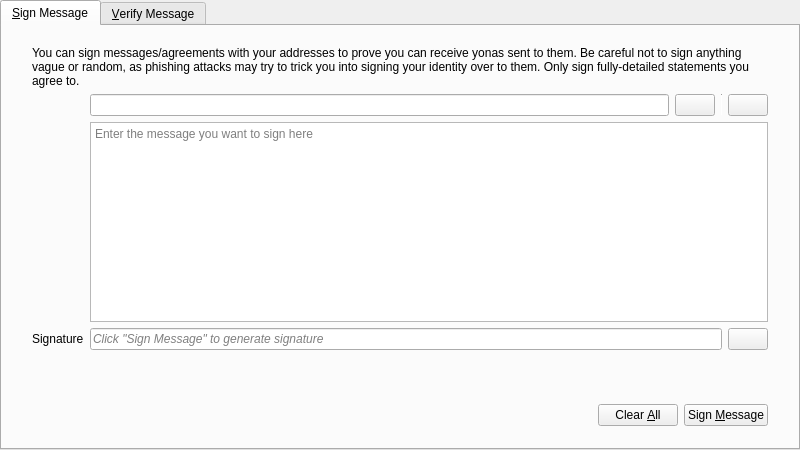
<?xml version="1.0" encoding="UTF-8"?>
<ui version="4.0">
 <class>SignVerifyMessageDialog</class>
 <widget class="QDialog" name="SignVerifyMessageDialog">
  <property name="geometry">
   <rect>
    <x>0</x>
    <y>0</y>
    <width>800</width>
    <height>450</height>
   </rect>
  </property>
  <property name="windowTitle">
   <string>Signatures - Sign / Verify a Message</string>
  </property>
  <property name="modal">
   <bool>true</bool>
  </property>
  <layout class="QVBoxLayout" name="verticalLayout">
   <property name="leftMargin">
    <number>0</number>
   </property>
   <property name="topMargin">
    <number>0</number>
   </property>
   <property name="rightMargin">
    <number>0</number>
   </property>
   <property name="bottomMargin">
    <number>0</number>
   </property>
   <item>
    <widget class="QTabWidget" name="tabWidget">
     <property name="currentIndex">
      <number>0</number>
     </property>
     <widget class="QWidget" name="tabSignMessage">
      <attribute name="title">
       <string>&amp;Sign Message</string>
      </attribute>
      <layout class="QVBoxLayout" name="verticalLayout_SM">
       <property name="leftMargin">
        <number>0</number>
       </property>
       <property name="topMargin">
        <number>0</number>
       </property>
       <property name="rightMargin">
        <number>0</number>
       </property>
       <property name="bottomMargin">
        <number>0</number>
       </property>
       <item>
        <layout class="QVBoxLayout" name="verticalLayout_3">
         <property name="leftMargin">
          <number>30</number>
         </property>
         <property name="topMargin">
          <number>20</number>
         </property>
         <property name="rightMargin">
          <number>30</number>
         </property>
         <property name="bottomMargin">
          <number>20</number>
         </property>
         <item>
          <layout class="QGridLayout" name="gridLayout">
           <item row="1" column="1">
            <layout class="QHBoxLayout" name="horizontalLayout_1_SM">
             <property name="spacing">
              <number>6</number>
             </property>
             <item>
              <widget class="QValidatedLineEdit" name="addressIn_SM">
               <property name="toolTip">
                <string>The Yona address to sign the message with</string>
               </property>
              </widget>
             </item>
             <item>
              <widget class="YonaPushButton" name="addressBookButton_SM">
               <property name="toolTip">
                <string>Choose previously used address</string>
               </property>
               <property name="text">
                <string/>
               </property>
               <property name="icon">
                <iconset resource="../bitcoin.qrc">
                 <normaloff>:/icons/address-book</normaloff>:/icons/address-book</iconset>
               </property>
               <property name="shortcut">
                <string>Alt+A</string>
               </property>
               <property name="autoDefault">
                <bool>false</bool>
               </property>
              </widget>
             </item>
             <item>
              <widget class="Line" name="vLine">
               <property name="maximumSize">
                <size>
                 <width>1</width>
                 <height>22</height>
                </size>
               </property>
               <property name="orientation">
                <enum>Qt::Vertical</enum>
               </property>
              </widget>
             </item>
             <item>
              <widget class="YonaPushButton" name="pasteButton_SM">
               <property name="toolTip">
                <string>Paste address from clipboard</string>
               </property>
               <property name="text">
                <string/>
               </property>
               <property name="icon">
                <iconset resource="../bitcoin.qrc">
                 <normaloff>:/icons/editpaste</normaloff>:/icons/editpaste</iconset>
               </property>
               <property name="shortcut">
                <string>Alt+P</string>
               </property>
               <property name="autoDefault">
                <bool>false</bool>
               </property>
              </widget>
             </item>
            </layout>
           </item>
           <item row="2" column="1">
            <widget class="QPlainTextEdit" name="messageIn_SM">
             <property name="toolTip">
              <string>Enter the message you want to sign here</string>
             </property>
             <property name="placeholderText">
              <string>Enter the message you want to sign here</string>
             </property>
            </widget>
           </item>
           <item row="3" column="1">
            <layout class="QHBoxLayout" name="horizontalLayout_2_SM">
             <property name="spacing">
              <number>6</number>
             </property>
             <item>
              <widget class="QLineEdit" name="signatureOut_SM">
               <property name="font">
                <font>
                 <italic>true</italic>
                </font>
               </property>
               <property name="readOnly">
                <bool>true</bool>
               </property>
               <property name="placeholderText">
                <string>Click &quot;Sign Message&quot; to generate signature</string>
               </property>
              </widget>
             </item>
             <item>
              <widget class="YonaPushButton" name="copySignatureButton_SM">
               <property name="toolTip">
                <string>Copy the current signature to the system clipboard</string>
               </property>
               <property name="text">
                <string/>
               </property>
               <property name="icon">
                <iconset resource="../bitcoin.qrc">
                 <normaloff>:/icons/editcopy</normaloff>:/icons/editcopy</iconset>
               </property>
               <property name="autoDefault">
                <bool>false</bool>
               </property>
              </widget>
             </item>
            </layout>
           </item>
           <item row="3" column="0">
            <widget class="QLabel" name="signatureLabel_SM">
             <property name="text">
              <string>Signature</string>
             </property>
             <property name="textFormat">
              <enum>Qt::PlainText</enum>
             </property>
            </widget>
           </item>
           <item row="0" column="0" colspan="2">
            <widget class="QLabel" name="infoLabel_SM">
             <property name="text">
              <string>You can sign messages/agreements with your addresses to prove you can receive yonas sent to them. Be careful not to sign anything vague or random, as phishing attacks may try to trick you into signing your identity over to them. Only sign fully-detailed statements you agree to.</string>
             </property>
             <property name="textFormat">
              <enum>Qt::PlainText</enum>
             </property>
             <property name="wordWrap">
              <bool>true</bool>
             </property>
            </widget>
           </item>
          </layout>
         </item>
        </layout>
       </item>
       <item>
        <widget class="QWidget" name="buttonsContainerWhite" native="true">
         <layout class="QHBoxLayout" name="horizontalLayout">
          <property name="leftMargin">
           <number>30</number>
          </property>
          <property name="topMargin">
           <number>15</number>
          </property>
          <property name="rightMargin">
           <number>30</number>
          </property>
          <item>
           <spacer name="horizontalSpacer_1_SM">
            <property name="orientation">
             <enum>Qt::Horizontal</enum>
            </property>
            <property name="sizeHint" stdset="0">
             <size>
              <width>40</width>
              <height>48</height>
             </size>
            </property>
           </spacer>
          </item>
          <item>
           <widget class="QLabel" name="statusLabel_SM">
            <property name="font">
             <font>
              <weight>75</weight>
              <bold>true</bold>
             </font>
            </property>
            <property name="text">
             <string/>
            </property>
            <property name="wordWrap">
             <bool>true</bool>
            </property>
           </widget>
          </item>
          <item>
           <spacer name="horizontalSpacer_2_SM">
            <property name="orientation">
             <enum>Qt::Horizontal</enum>
            </property>
            <property name="sizeHint" stdset="0">
             <size>
              <width>40</width>
              <height>48</height>
             </size>
            </property>
           </spacer>
          </item>
          <item>
           <widget class="YonaPushButton" name="clearButton_SM">
            <property name="toolTip">
             <string>Reset all sign message fields</string>
            </property>
            <property name="text">
             <string>Clear &amp;All</string>
            </property>
            <property name="icon">
             <iconset resource="../bitcoin.qrc">
              <normaloff>:/icons/remove</normaloff>:/icons/remove</iconset>
            </property>
            <property name="autoDefault">
             <bool>false</bool>
            </property>
           </widget>
          </item>
          <item>
           <widget class="YonaPushButton" name="signMessageButton_SM">
            <property name="toolTip">
             <string>Sign the message to prove you own this Yona address</string>
            </property>
            <property name="text">
             <string>Sign &amp;Message</string>
            </property>
            <property name="icon">
             <iconset resource="../bitcoin.qrc">
              <normaloff>:/icons/edit</normaloff>:/icons/edit</iconset>
            </property>
            <property name="autoDefault">
             <bool>false</bool>
            </property>
           </widget>
          </item>
         </layout>
        </widget>
       </item>
      </layout>
     </widget>
     <widget class="QWidget" name="tabVerifyMessage">
      <attribute name="title">
       <string>&amp;Verify Message</string>
      </attribute>
      <layout class="QVBoxLayout" name="verticalLayout_VM">
       <property name="leftMargin">
        <number>0</number>
       </property>
       <property name="topMargin">
        <number>0</number>
       </property>
       <property name="rightMargin">
        <number>0</number>
       </property>
       <property name="bottomMargin">
        <number>0</number>
       </property>
       <item>
        <layout class="QVBoxLayout" name="verticalLayout_2">
         <property name="leftMargin">
          <number>30</number>
         </property>
         <property name="topMargin">
          <number>20</number>
         </property>
         <property name="rightMargin">
          <number>30</number>
         </property>
         <property name="bottomMargin">
          <number>20</number>
         </property>
         <item>
          <widget class="QLabel" name="infoLabel_VM">
           <property name="text">
            <string>Enter the receiver's address, message (ensure you copy line breaks, spaces, tabs, etc. exactly) and signature below to verify the message. Be careful not to read more into the signature than what is in the signed message itself, to avoid being tricked by a man-in-the-middle attack. Note that this only proves the signing party receives with the address, it cannot prove sendership of any transaction!</string>
           </property>
           <property name="textFormat">
            <enum>Qt::PlainText</enum>
           </property>
           <property name="alignment">
            <set>Qt::AlignLeading|Qt::AlignLeft|Qt::AlignTop</set>
           </property>
           <property name="wordWrap">
            <bool>true</bool>
           </property>
          </widget>
         </item>
         <item>
          <layout class="QHBoxLayout" name="horizontalLayout_1_VM">
           <property name="spacing">
            <number>6</number>
           </property>
           <item>
            <widget class="QValidatedLineEdit" name="addressIn_VM">
             <property name="toolTip">
              <string>The Yona address the message was signed with</string>
             </property>
            </widget>
           </item>
           <item>
            <widget class="YonaPushButton" name="addressBookButton_VM">
             <property name="toolTip">
              <string>Choose previously used address</string>
             </property>
             <property name="text">
              <string/>
             </property>
             <property name="icon">
              <iconset resource="../bitcoin.qrc">
               <normaloff>:/icons/address-book</normaloff>:/icons/address-book</iconset>
             </property>
             <property name="shortcut">
              <string>Alt+A</string>
             </property>
             <property name="autoDefault">
              <bool>false</bool>
             </property>
            </widget>
           </item>
          </layout>
         </item>
         <item>
          <widget class="QPlainTextEdit" name="messageIn_VM">
           <property name="toolTip">
            <string>The signed message to verify</string>
           </property>
           <property name="placeholderText">
            <string>The signed message to verify</string>
           </property>
          </widget>
         </item>
         <item>
          <widget class="QValidatedLineEdit" name="signatureIn_VM">
           <property name="toolTip">
            <string>The signature given when the message was signed</string>
           </property>
           <property name="placeholderText">
            <string>The signature given when the message was signed</string>
           </property>
          </widget>
         </item>
        </layout>
       </item>
       <item>
        <widget class="QWidget" name="buttonsContainerWhite_" native="true">
         <layout class="QHBoxLayout" name="horizontalLayout_2">
          <property name="leftMargin">
           <number>30</number>
          </property>
          <property name="topMargin">
           <number>15</number>
          </property>
          <property name="rightMargin">
           <number>30</number>
          </property>
          <item>
           <spacer name="horizontalSpacer_1_VM">
            <property name="orientation">
             <enum>Qt::Horizontal</enum>
            </property>
            <property name="sizeHint" stdset="0">
             <size>
              <width>40</width>
              <height>48</height>
             </size>
            </property>
           </spacer>
          </item>
          <item>
           <widget class="QLabel" name="statusLabel_VM">
            <property name="font">
             <font>
              <weight>75</weight>
              <bold>true</bold>
             </font>
            </property>
            <property name="text">
             <string/>
            </property>
            <property name="wordWrap">
             <bool>true</bool>
            </property>
           </widget>
          </item>
          <item>
           <spacer name="horizontalSpacer_2_VM">
            <property name="orientation">
             <enum>Qt::Horizontal</enum>
            </property>
            <property name="sizeHint" stdset="0">
             <size>
              <width>40</width>
              <height>48</height>
             </size>
            </property>
           </spacer>
          </item>
          <item>
           <widget class="YonaPushButton" name="clearButton_VM">
            <property name="toolTip">
             <string>Reset all verify message fields</string>
            </property>
            <property name="text">
             <string>Clear &amp;All</string>
            </property>
            <property name="icon">
             <iconset resource="../bitcoin.qrc">
              <normaloff>:/icons/remove</normaloff>:/icons/remove</iconset>
            </property>
            <property name="autoDefault">
             <bool>false</bool>
            </property>
           </widget>
          </item>
          <item>
           <widget class="YonaPushButton" name="verifyMessageButton_VM">
            <property name="toolTip">
             <string>Verify the message to ensure it was signed with the specified Yona address</string>
            </property>
            <property name="text">
             <string>Verify &amp;Message</string>
            </property>
            <property name="icon">
             <iconset resource="../bitcoin.qrc">
              <normaloff>:/icons/transaction_0</normaloff>:/icons/transaction_0</iconset>
            </property>
            <property name="autoDefault">
             <bool>false</bool>
            </property>
           </widget>
          </item>
         </layout>
        </widget>
       </item>
      </layout>
     </widget>
    </widget>
   </item>
  </layout>
 </widget>
 <customwidgets>
  <customwidget>
   <class>QValidatedLineEdit</class>
   <extends>QLineEdit</extends>
   <header>qt/qvalidatedlineedit.h</header>
  </customwidget>
  <customwidget>
   <class>YonaPushButton</class>
   <extends>QPushButton</extends>
   <header>qt/yonapushbutton.h</header>
  </customwidget>
 </customwidgets>
 <resources>
  <include location="../bitcoin.qrc"/>
 </resources>
 <connections/>
</ui>
